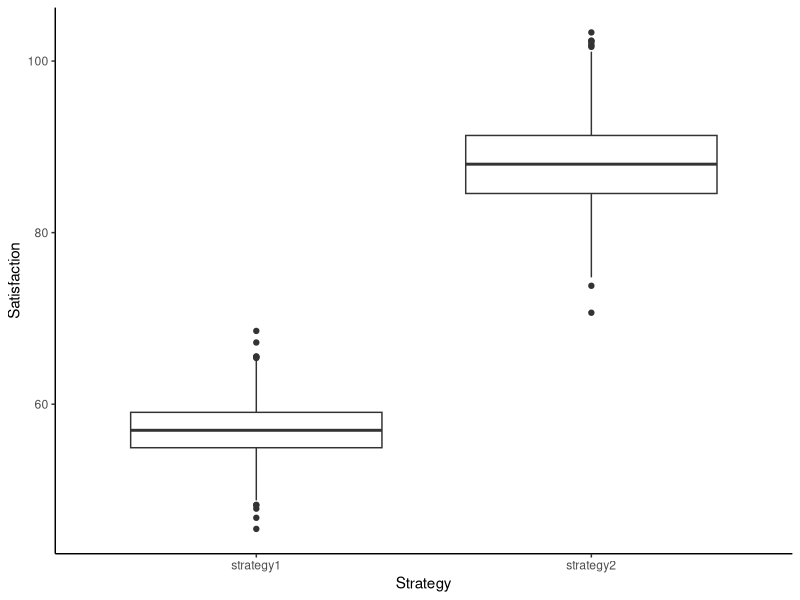

Reproduce this figure in R.
## ---- chunk 1
#| eval: true 
library(readr)
library(dplyr)
library(ggplot2)
library(psych)
library(tidyr)
## ---- chunk 2
#| eval: true
df1 <- read_csv("data/PRJ2_MP1_PT.csv")
head(df1)
## ---- chunk 3
df1 %>%
  group_by(Preference) %>% 
  count(Preference) %>% 
  arrange(desc(n))
## ---- chunk 4
df1 %>%
  group_by(Preference) %>% 
  count(Preference) %>% 
  ungroup() %>%
  mutate(Proportion = n / sum(n)) %>%
  arrange(desc(n))
## ---- chunk 5
prop.test(
  x = sum(df1$Preference == "Mobile App"),
  n = nrow(df1),
  p = 0.60,
  alternative = "two.sided",
  correct = FALSE # optional 
)
## ---- chunk 6
df2 <- read_csv("data/PRJ2_MP1_DM.csv")
glimpse(df2)
## ---- chunk 7
df2 %>% dplyr::summarize(
    stg1_mean = mean(strategy1, na.rm = TRUE),
    stg2_mean = mean(strategy2, na.rm = TRUE)
)
## ---- chunk 8
# Variances are known or unknown and equal
t.test(df2$strategy1, df2$strategy2, var.equal = TRUE)
## ---- chunk 9
# Variances are unknown and unequal
t.test(df2$strategy1, df2$strategy2, var.equal = FALSE)
## ---- chunk 10
var.test(df2$strategy1, df2$strategy2)
## ---- chunk 11
df2 %>%
  pivot_longer(
    cols = c(strategy1, strategy2), 
    names_to = "strategyName", 
    values_to = "strategySatisfaction") %>%
  ggplot(aes(x=strategyName, y=strategySatisfaction)) + 
  geom_boxplot() +
  xlab("Strategy") + ylab("Satisfaction") + 
  theme_classic()
## ---- chunk 12
df3 <- read_csv("data/PRJ2_MP1_VT.csv")
glimpse(df3)
## ---- chunk 13
df3 %>% group_by(partner) %>% dplyr::summarize(variance = var(delivery_time))
## ---- chunk 14
partner1 <- df3 %>% filter(partner == "Partner1") %>% pull(delivery_time)

partner2 <- df3 %>% filter(partner == "Partner2") %>% pull(delivery_time)

var.test(partner1, partner2)

## ---- chunk 15
df4 <- read_csv("data/PRJ2_MP2.csv")
glimpse(df4)
## ---- chunk 16
df4 %>% group_by(Roast) %>% 
    dplyr::summarize(
        mean_rating = mean(Score, na.rm = TRUE))
## ---- chunk 17
anova_result <- aov(Score ~ as.factor(Roast), data = df4)
summary(anova_result)
## ---- chunk 18
tukey_result <- TukeyHSD(anova_result)
tukey_result    
## ---- chunk 19
df4$Roast <- factor(df4$Roast, levels = c("Dark", "Light", "Medium"))

# Set up custom contrasts: 
# First column: Light vs Dark
# Second column: Medium vs Dark
contrasts(df4$Roast) <- matrix(
  c(
    -1,  0,  # Dark
     1,  0,  # Light
     0,  1   # Medium
  ),
  ncol = 2
)
colnames(contrasts(df4$Roast)) <- c("Light_vs_Dark", "Medium_vs_Dark")


contrast_model <- lm(Score ~ Roast, data = df4)
summary(contrast_model)
## ---- chunk 20
sigma_sq <- 0.5037 # from contrast_model summary 
denom <- sqrt(2 * sigma_sq / 50) # 50 is the number of observations per group

tau_light_vs_medium <- -(2.55820 - 0.49040)

t_light_vs_dark <- (2.55820) / denom
t_medium_vs_dark <- (-0.49040) / denom
t_light_vs_medium <- tau_light_vs_medium / denom 


## ---- chunk 21
# Bonferroni critical value
bonferroni_critical <- qt(1 - 0.05 / 3, 147)
# 147 is the number of observations - 3 (number of groups)

# Tukey's critical value
tukey_critical <- qtukey(0.95, 3, 147) / sqrt(2)

print(paste("bonferonni", round(bonferroni_critical,3), " Tukey", round(tukey_critical,3)))
## ---- chunk 22
print(paste(t_light_vs_dark > bonferroni_critical, "and ", t_light_vs_dark > tukey_critical))
## ---- chunk 23
print(paste(t_medium_vs_dark > bonferroni_critical, "and ", t_medium_vs_dark > tukey_critical))
## ---- chunk 24
print(paste(t_light_vs_medium > bonferroni_critical,"and ", t_light_vs_medium > tukey_critical))    
